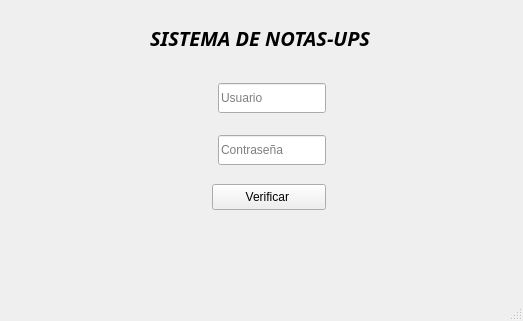
<?xml version="1.0" encoding="UTF-8"?>
<ui version="4.0">
 <class>Principal</class>
 <widget class="QMainWindow" name="Principal">
  <property name="geometry">
   <rect>
    <x>0</x>
    <y>0</y>
    <width>523</width>
    <height>321</height>
   </rect>
  </property>
  <property name="minimumSize">
   <size>
    <width>523</width>
    <height>321</height>
   </size>
  </property>
  <property name="windowTitle">
   <string>Principal</string>
  </property>
  <widget class="QWidget" name="centralwidget">
   <widget class="QWidget" name="widget" native="true">
    <property name="geometry">
     <rect>
      <x>100</x>
      <y>70</y>
      <width>331</width>
      <height>151</height>
     </rect>
    </property>
    <layout class="QGridLayout" name="gridLayout">
     <item row="0" column="2">
      <widget class="QLineEdit" name="inUsuario">
       <property name="minimumSize">
        <size>
         <width>0</width>
         <height>30</height>
        </size>
       </property>
       <property name="sizeIncrement">
        <size>
         <width>0</width>
         <height>0</height>
        </size>
       </property>
       <property name="placeholderText">
        <string>Usuario</string>
       </property>
      </widget>
     </item>
     <item row="0" column="0" colspan="2">
      <widget class="QLabel" name="label">
       <property name="minimumSize">
        <size>
         <width>53</width>
         <height>36</height>
        </size>
       </property>
       <property name="font">
        <font>
         <family>Century Gothic</family>
         <pointsize>10</pointsize>
         <weight>75</weight>
         <italic>true</italic>
         <bold>true</bold>
        </font>
       </property>
       <property name="styleSheet">
        <string notr="true">image: url(:/img/usuario-de-perfil.png);</string>
       </property>
       <property name="text">
        <string/>
       </property>
      </widget>
     </item>
     <item row="2" column="1" colspan="2">
      <widget class="QPushButton" name="btnVerificar">
       <property name="minimumSize">
        <size>
         <width>0</width>
         <height>26</height>
        </size>
       </property>
       <property name="text">
        <string>Verificar </string>
       </property>
      </widget>
     </item>
     <item row="1" column="0" colspan="2">
      <widget class="QLabel" name="label_2">
       <property name="minimumSize">
        <size>
         <width>53</width>
         <height>36</height>
        </size>
       </property>
       <property name="font">
        <font>
         <family>Century Gothic</family>
         <pointsize>10</pointsize>
         <weight>75</weight>
         <italic>true</italic>
         <bold>true</bold>
        </font>
       </property>
       <property name="styleSheet">
        <string notr="true">image: url(:/img/candado.png);</string>
       </property>
       <property name="text">
        <string/>
       </property>
      </widget>
     </item>
     <item row="2" column="0">
      <spacer name="horizontalSpacer">
       <property name="orientation">
        <enum>Qt::Horizontal</enum>
       </property>
       <property name="sizeHint" stdset="0">
        <size>
         <width>91</width>
         <height>20</height>
        </size>
       </property>
      </spacer>
     </item>
     <item row="1" column="2">
      <widget class="QLineEdit" name="InContra">
       <property name="minimumSize">
        <size>
         <width>0</width>
         <height>30</height>
        </size>
       </property>
       <property name="placeholderText">
        <string>Contraseña</string>
       </property>
      </widget>
     </item>
     <item row="2" column="3">
      <spacer name="horizontalSpacer_2">
       <property name="orientation">
        <enum>Qt::Horizontal</enum>
       </property>
       <property name="sizeHint" stdset="0">
        <size>
         <width>40</width>
         <height>20</height>
        </size>
       </property>
      </spacer>
     </item>
    </layout>
   </widget>
   <widget class="QLabel" name="label_3">
    <property name="geometry">
     <rect>
      <x>150</x>
      <y>30</y>
      <width>231</width>
      <height>16</height>
     </rect>
    </property>
    <property name="font">
     <font>
      <family>Century Gothic</family>
      <pointsize>15</pointsize>
      <weight>75</weight>
      <italic>true</italic>
      <bold>true</bold>
     </font>
    </property>
    <property name="text">
     <string>SISTEMA DE NOTAS-UPS</string>
    </property>
   </widget>
  </widget>
  <widget class="QMenuBar" name="menubar">
   <property name="geometry">
    <rect>
     <x>0</x>
     <y>0</y>
     <width>523</width>
     <height>20</height>
    </rect>
   </property>
  </widget>
  <widget class="QStatusBar" name="statusbar"/>
 </widget>
 <resources/>
 <connections/>
</ui>
